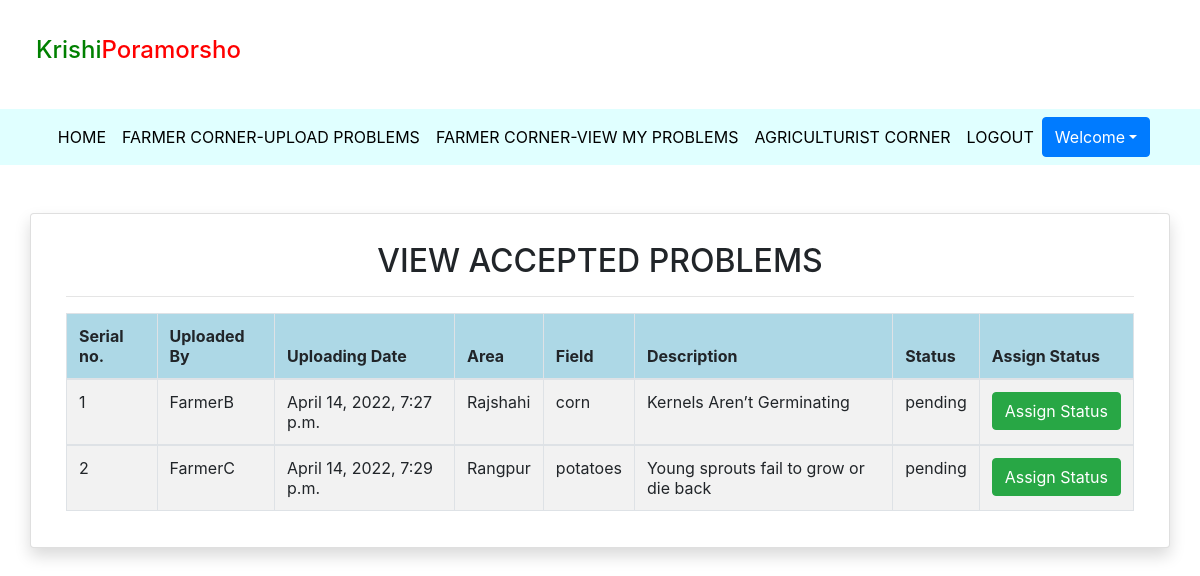
Screenshot of /accepted_problems (signed in) with the database file from the repository.
### problems/models.py (models this page shows, shortened)
class problem(models.Model):
    user = models.ForeignKey(User, on_delete=models.CASCADE)
    uploadingdate = models.DateTimeField(auto_now=True)
    area = models.CharField(max_length=30)
    field = models.CharField(max_length=30)
    problemfile = models.FileField(null=True)
    filetype = models.CharField(max_length=30)
    description = models.CharField(max_length=200, null=True)
    status = models.CharField(max_length=15)

### problems/views.py (the view)
# urls.py: path('accepted_problems', accepted_problems, name = 'accepted_problems'),
def accepted_problems(request):
    if not request.user.is_authenticated:
        return redirect('admin_login')
    user = User.objects.get(id=request.user.id)
    problems = problem.objects.filter(status='pending')
    d = {'problems': problems}
    return render(request, 'accepted_problems.html', d)

### problems/templates/accepted_problems.html (shortened to what this page needs)
{% extends 'user_navigation.html'%}
{% load static %}
{% block body %}
<html lang="en" class="no-focus">
<head>
    <link rel="stylesheet" href="https://cdnjs.cloudflare.com/ajax/libs/twitter-bootstrap/4.5.2/css/bootstrap.css">
    <link rel="stylesheet" href=" https://cdn.datatables.net/1.11.5/css/dataTables.bootstrap4.min.css">
</head>
 <div class="container card shadow mt-5">
      <div class="card-body">
                 <h2 class="text-center">VIEW ACCEPTED PROBLEMS</h2>
                    <HR>
                 <table class="table table-striped table-bordered" id="My Table">
                 <thead style="background-color: lightblue">
                 <tr>
                     <th> Serial no.</th>
                     <th>Uploaded By</th>
                     <th> Uploading Date</th>
                     <th> Area</th>
                     <th> Field</th>
                     <th> Description</th>
                     <th> Status</th>
                     <th>Assign Status</th>
                 </tr>
                 </thead>
                 {% for i in problems %}
                 <tbody>
                 <tr>
                     <td> {{ forloop.counter }}</td>
                     <td> {{i.user.username}}</td>
                      <td> {{i.uploadingdate}}</td>
                      <td> {{i.area}}</td>
                      <td> {{i.field}}</td>
                     <td> {{i.description }}</td>
                      <td> {{i.status}}</td>
                      <td class="font-w600"><a href="{% url 'assign_status' i.id %}" class="btn btn-success">Assign&nbsp;Status</a></td>
                </tr>
                 {% endfor %}
                     </tbody>
                 </table>
         </div>
 </div>
 </html>
{% endblock %}

### rows the page displays
problem: user.username "FarmerB", uploadingdate "April 14, 2022, 7:27 p.m.", area "Rajshahi", field "corn", description "Kernels Aren’t Germinating", status "pending"
problem: user.username "FarmerC", uploadingdate "April 14, 2022, 7:29 p.m.", area "Rangpur", field "potatoes", description "Young sprouts fail to grow or die back", status "pending"
